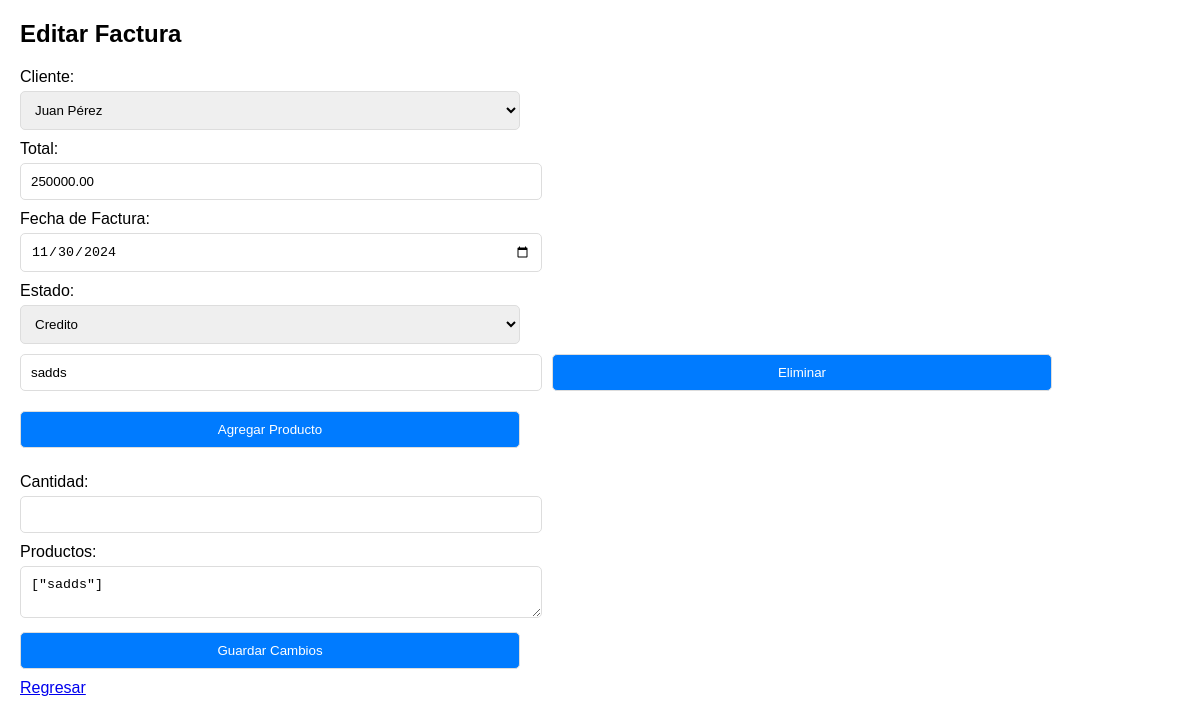
Before: /controladores/editar_factura.php?id=21 with the older database file.
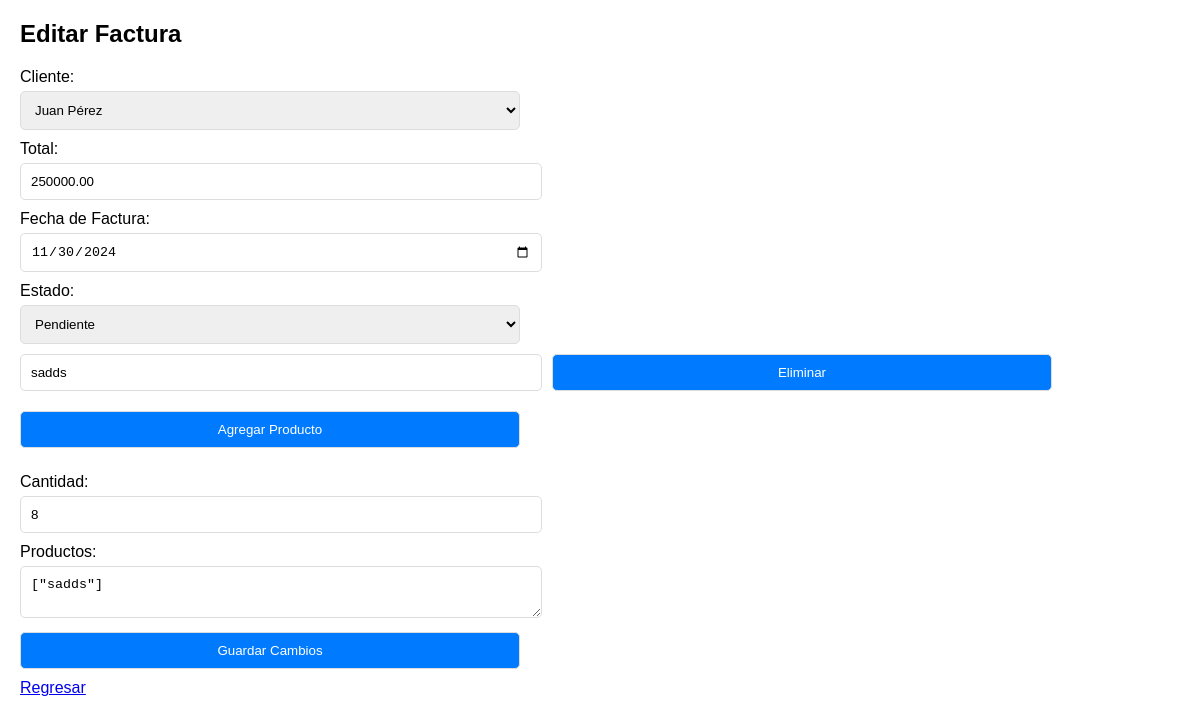
After: the same page with the newer database file.
### tables this page shows
CREATE TABLE `facturas` (
  `id` int(11) NOT NULL,
  `cliente_id` int(11) DEFAULT NULL,
  `fecha_factura` date NOT NULL,
  `estado` varchar(20) DEFAULT 'pendiente',
  `total` decimal(10,2) DEFAULT NULL,
  `productos` varchar(50) NOT NULL,
  `cantidad` varchar(50) NOT NULL,
  `vendedor` varchar(30) NOT NULL
);

CREATE TABLE `clientes` (
  `id` int(11) NOT NULL,
  `numero_identificacion` varchar(30) NOT NULL,
  `nombre` varchar(100) DEFAULT NULL,
  `direccion` varchar(255) DEFAULT NULL,
  `telefono` varchar(15) DEFAULT NULL,
  `correo` varchar(30) NOT NULL,
  `estado` tinyint(1) DEFAULT 1
);

### controladores/editar_factura.php (the view, shortened to what this page needs)
<?php
$dsn = 'mysql:host=localhost;dbname=thunderbike;charset=utf8';
$username = 'root';
$password = '';
try {
    $pdo = new PDO($dsn, $username, $password);
    $pdo->setAttribute(PDO::ATTR_ERRMODE, PDO::ERRMODE_EXCEPTION);
} catch (PDOException $e) {
    die("Conexión fallida: " . $e->getMessage());
}
if (isset($_GET['id'])) {
    $factura_id = $_GET['id'];
    $sql_factura = "SELECT * FROM facturas WHERE id = ?";
    $stmt_factura = $pdo->prepare($sql_factura);
    $stmt_factura->execute([$factura_id]);
    $factura = $stmt_factura->fetch(PDO::FETCH_ASSOC);
    $sql_clientes = "SELECT id, nombre FROM clientes";
    $stmt_clientes = $pdo->query($sql_clientes);
    $clientes = $stmt_clientes->fetchAll(PDO::FETCH_ASSOC);
} else {
    die("ID de factura no proporcionado.");
}
?>
<!DOCTYPE html>
<html lang="es">
<head>
</head>
<body>
    <h2>Editar Factura</h2>
    <form action="editar_factura.php?id=<?= htmlspecialchars($factura_id) ?>" method="POST">
        <label for="cliente_id">Cliente:</label>
        <select name="cliente_id" id="cliente_id" required>
            <?php foreach ($clientes as $cliente): ?>
                <option value="<?= htmlspecialchars($cliente['id']) ?>" <?= $cliente['id'] == $factura['cliente_id'] ? 'selected' : '' ?>>
                    <?= htmlspecialchars($cliente['nombre']) ?>
                </option>
            <?php endforeach; ?>
        </select><br>
        <label for="total">Total:</label>
        <input type="number" name="total" id="total" value="<?= htmlspecialchars($factura['total']) ?>" step="0.01" required><br>
        <label for="fecha_factura">Fecha de Factura:</label>
        <input type="date" name="fecha_factura" id="fecha_factura" value="<?= htmlspecialchars($factura['fecha_factura']) ?>" required><br>
        <label for="estado">Estado:</label>
        <select name="estado" id="estado" required>
            <option value="Pendiente" <?= $factura['estado'] == 'Pendiente' ? 'selected' : '' ?>>Pendiente</option>
            <option value="Credito" <?= $factura['estado'] == 'Credito' ? 'selected' : '' ?>>Credito</option>
        </select><br>
        <div class="form-group">
                <div id="productos-list" class="productos-list">
                    <?php
                    $productos = json_decode($factura['productos'], true) ?: [];
                    foreach ($productos as $producto): ?>
                        <div class="producto-item">
                            <input type="text" name="productos[]" value="<?= htmlspecialchars($producto) ?>" required>
                            <button type="button" onclick="eliminarProducto(this)">Eliminar</button>
                        </div>
                    <?php endforeach; ?>
                </div>
                <button type="button" onclick="agregarProducto()">Agregar Producto</button>
            </div>
        <label for="cantidad">Cantidad:</label>
        <input type="number" name="cantidad" id="cantidad" value="<?= htmlspecialchars($factura['cantidad']) ?>" required><br>
            <label for="productos">Productos:</label>
        <textarea name="productos" id="productos" required><?= htmlspecialchars($factura['productos']) ?></textarea><br>
        <button type="submit">Guardar Cambios</button>
    </form>
    <a href="../vendedor/facturacion.php">Regresar</a>
</body>
</html>

Changed rows visible on the page:
changed facturas "sadds": estado "Credito" → "Pendiente"; cantidad (not shown) → "8"
